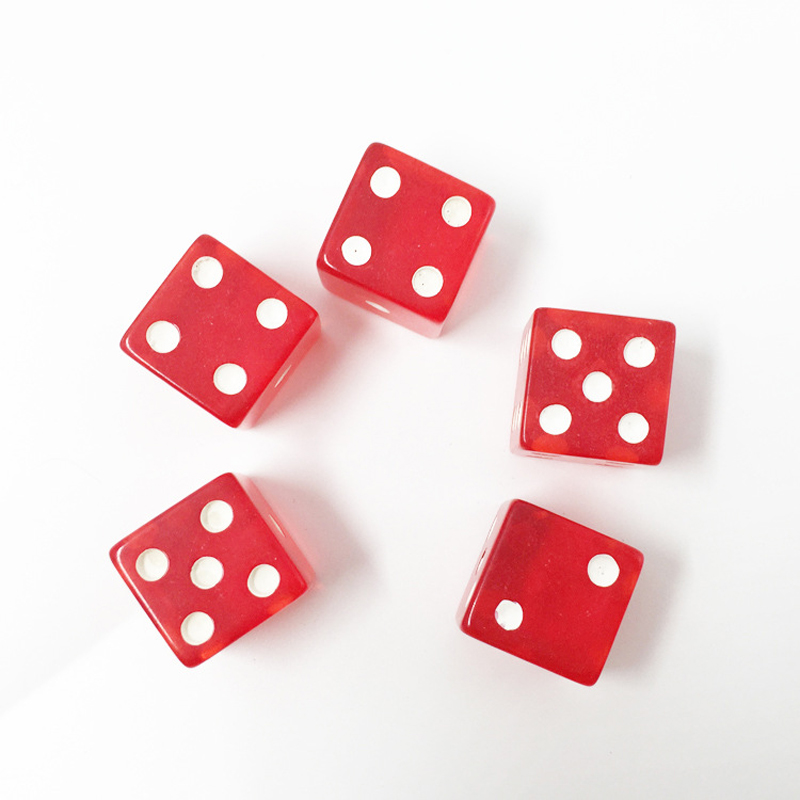
#> input picture imagens/dados.jpg, 800 x 800 px
$ python detecao_dados.py
#> lines starting #> are read from the running program, lines starting #| are printed output that depends on the picture; after the words box and inside, x2 and y2 are one past the last pixel; in counts of white or black regions, pixels touching at a corner belong together
from math import fabs
from numpy.linalg import norm
import numpy as np
import cv2 as cv

azul = (255, 0, 0)
verde = (0, 255, 0)
vermelho = (0, 0, 255)
amarelo = 	(255, 117, 24)
fonte = cv.FONT_HERSHEY_SIMPLEX
pad = 60

dados = 0
pontuacaoDados = 0

img = cv.imread('imagens/dados.jpg')
#> img is the input picture: shape (800, 800, 3); mean B, G, R 216.1, 215.3, 241.9

grayImage = cv.cvtColor(img, cv.COLOR_BGR2GRAY)
blurImage = cv.blur(grayImage, (3, 3))
ret, thresh1 = cv.threshold(blurImage, 170, 255, cv.THRESH_BINARY)
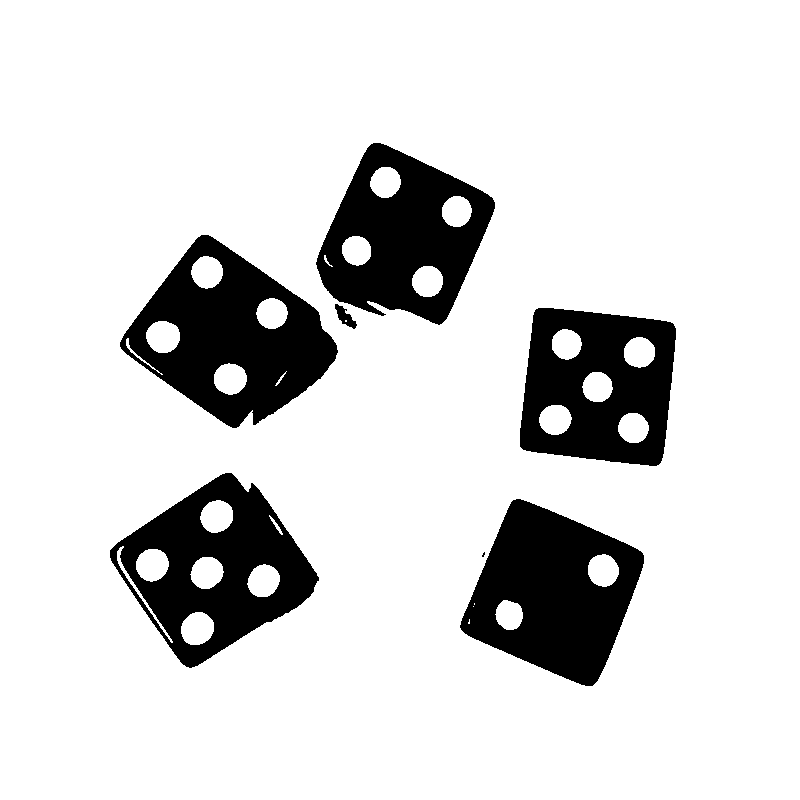
#> thresh1: shape (800, 800); 84.9% white; 7 black regions (1 under 20 px), largest, box (x1, y1, x2, y2) and area: (120, 235, 338, 428) 21270, (460, 499, 644, 686) 20360, (110, 473, 319, 668) 19151, (316, 143, 495, 325) 18312, (520, 308, 676, 466) 17259, (335, 304, 357, 329) 239
bordas = cv.Canny(thresh1, 80, 230)
#> bordas: shape (800, 800); 0.88% white in thin lines or dots, all inside (x1, y1, x2, y2) = (109, 142, 676, 686)

contours, hierarchy = cv.findContours(bordas, cv.RETR_TREE, cv.CHAIN_APPROX_SIMPLE)
#> contours = 81 contours, 31 with area under 20; largest, box (x1, y1, x2, y2) and area: (109, 472, 319, 668) 23808, (109, 472, 319, 668) 23640, (459, 498, 644, 686) 21802, (459, 498, 644, 686) 21790, (315, 142, 495, 325) 21272

diceRects = []

for countor in contours:
  #! For each contour, search the minimum area rectangle
  rect = cv.minAreaRect(countor)

  #! Devemos apenas processar os retang que são quadrados e do tamanho correto
  if rect[1][1] != 0:
    aspect = fabs((rect[1][0] / rect[1][1]) - 1)
  else:
    aspect = 0

  rectArea = rect[1][0] * rect[1][1]
  box = cv.boxPoints(rect)
  box = np.int0(box)

  #! Verificar se é um dado mesmo
  if (aspect < 0.3) and (rectArea > 12000 and rectArea < 35000):
    #! Verificar se o dado está repetido
    process = True
    for diceRect in diceRects:
      dist = norm(np.asarray(rect[0]) - np.asarray(diceRect[0]))
      if dist < 10:
        process = False
        break

    if process:
      diceRects.append(rect)
      cv.drawContours(img,[box],0,verde,3)
      dados += 1
#> this loop made 81 passes
#> (rect, aspect, rectArea, box) on passes 5, 6, 10, 11, 12, 13: (((553.7, 592.2), (149.6, 150.8), -67.38), 0.00816, 22568.9, [[594, 690], [455, 632], [512, 494], [652, 552]]), (((553.7, 592.2), (149.6, 150.8), -67.38), 0.00816, 22568.9, [[594, 690], [455, 632], [512, 494], [652, 552]]), (((508.5, 614), (30, 27), -90), 0.111, 810, [[522, 629], [495, 629], [495, 599], [522, 599]]), (((509, 614.5), (27.58, 28.99), -45), 0.0488, 799.5, [[509, 634], [489, 614], [508, 594], [529, 615]]), (((602.8, 570.1), (30.86, 33.09), -26.57), 0.0676, 1021.2, [[596, 591], [581, 562], [609, 548], [624, 578]]), (((602.5, 570), (30.41, 31.82), -45), 0.0444, 967.5, [[603, 592], [580, 569], [602, 548], [624, 570]])
#> aspect on passes 61 to 66: 0.0238, 0.609, 0.029, 1.25e-07, 0.0222, 0
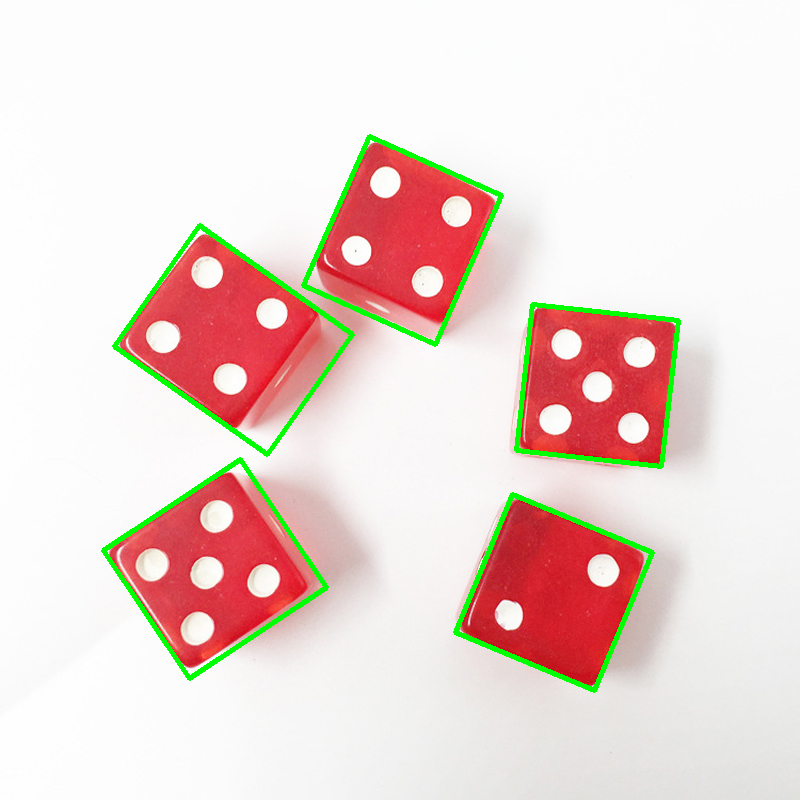
#> img: shape (800, 800, 3); 2.42% of pixels changed, all inside (x1, y1, x2, y2) = (101, 134, 681, 693)
#> after the loop, dados = 5; diceRects = [((553.7, 592.2), (149.6, 150.8), -67.38), ((215, 569.2), (165, 153.9), -33.69), ((597.4, 385.7), (147.1, 146.2), -83.66), ((233.6, 340.4), (147.8, 187.8), -54.78), ((402.3, 240.6), (162.6, 145), -66.04)]

diceCounts = [0, 0, 0, 0, 0, 0]
print("Quant de dados", dados)
#| Quant de dados 5

for dice in diceRects:
  #! Extrair imagem do dado
  rectCenter = np.asarray(dice[0])
  rectSize = np.asarray(dice[1])
  rectRot = dice[2]
  x = int(rectCenter[0])
  y = int(rectCenter[1])
  h = int(rectSize[0])
  w = int(rectSize[1])
  # print(rectCenter, rectSize, rectRot)
  rotation = cv.getRotationMatrix2D(rectCenter, rectRot, 1.0)
  imgRotated = cv.warpAffine(grayImage, rotation, (grayImage.shape[1], grayImage.shape[0]), cv.INTER_CUBIC)
  imgCropped = imgRotated[(y-h+70):(y+h-70), (x-w+70):(x+w-80)]
  # imgCropped = cv.getRectSubPix(imgRotated, np.size(rectSize[0], rectSize[1]), rectCenter)

  #! Processar face de cima do dado
  croppedRet, croppedTresh = cv.threshold(imgCropped, 170, 255, cv.THRESH_BINARY)
  bordas = cv.Canny(croppedTresh, 80, 180)
  dieContours, dieHierarchy = cv.findContours(bordas, cv.RETR_TREE, cv.CHAIN_APPROX_SIMPLE)

  dotsRects = []
  for dieContour in dieContours:
    dotRect = cv.minAreaRect(dieContour)

    if dotRect[1][1] != 0:
      aspect = fabs((dotRect[1][0] / dotRect[1][1]) - 1)
    else:
      aspect = 1

    dotRectArea = dotRect[1][0] * dotRect[1][1]
    box = cv.boxPoints(dotRect)
    box = np.int0(box)

    #! Verificar se é um circulo do dado
    if (aspect < 0.45) and (dotRectArea > 50 and dotRectArea < 2000):
    #! Verificar se o circulo do dado está repetido
      process = True
      for rect in dotsRects:
        dist = norm(np.asarray(dotRect[0]) - np.asarray(rect[0]))
        if dist < 10:
          process = False
          break
      if process:
        dotsRects.append(dotRect)
        pontuacaoDados += 1
#> this loop made 5 passes
#> (rectCenter, rectSize, rectRot, x, y, h, w, rotation) on passes 1 to 5: ([553.7, 592.2], [149.6, 150.8], -67.38, 553, 592, 149, 150, [[0.385, -0.923, 887.4], [0.923, 0.385, -146.6]]), ([215, 569.2], [165, 153.9], -33.69, 214, 569, 165, 153, [[0.832, -0.555, 351.8], [0.555, 0.832, -23.64]]), ([597.4, 385.7], [147.1, 146.2], -83.66, 597, 385, 147, 146, [[0.11, -0.994, 914.7], [0.994, 0.11, -250.6]]), ([233.6, 340.4], [147.8, 187.8], -54.78, 233, 340, 147, 187, [[0.577, -0.817, 377], [0.817, 0.577, -46.79]]), ([402.3, 240.6], [162.6, 145], -66.04, 402, 240, 162, 144, [[0.406, -0.914, 458.8], [0.914, 0.406, -224.7]])
#> pass 1, `bordas = cv.Canny(croppedTresh, 80, 180)`:
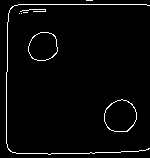
#> bordas: shape (158, 150); 2.9% white in thin lines or dots
#> after the loop:
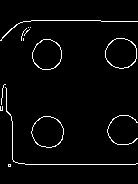
#> bordas: shape (184, 138); 3.2% white in thin lines or dots, all inside (x1, y1, x2, y2) = (0, 20, 138, 167)
#> after the loop:
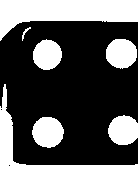
#> croppedTresh: shape (184, 138); 37.5% white; 7 white regions, largest, box (x1, y1, x2, y2) and area: (0, 84, 138, 184) 3438, (0, 0, 138, 41) 3145, (32, 117, 64, 148) 768
#> after the loop:
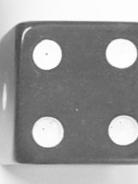
#> imgCropped: shape (184, 138); min 72, max 255, mean 155
#> after the loop, pontuacaoDados = 21

cv.putText(img,"Quantidade de dados: "+str(dados), (20, 30), cv.FONT_HERSHEY_DUPLEX, 0.8, azul, 1, cv.LINE_AA)
cv.putText(img,"Pontuacao dos dados: "+str(pontuacaoDados), (20, 60), cv.FONT_HERSHEY_DUPLEX, 0.6, vermelho, 1, cv.LINE_AA)
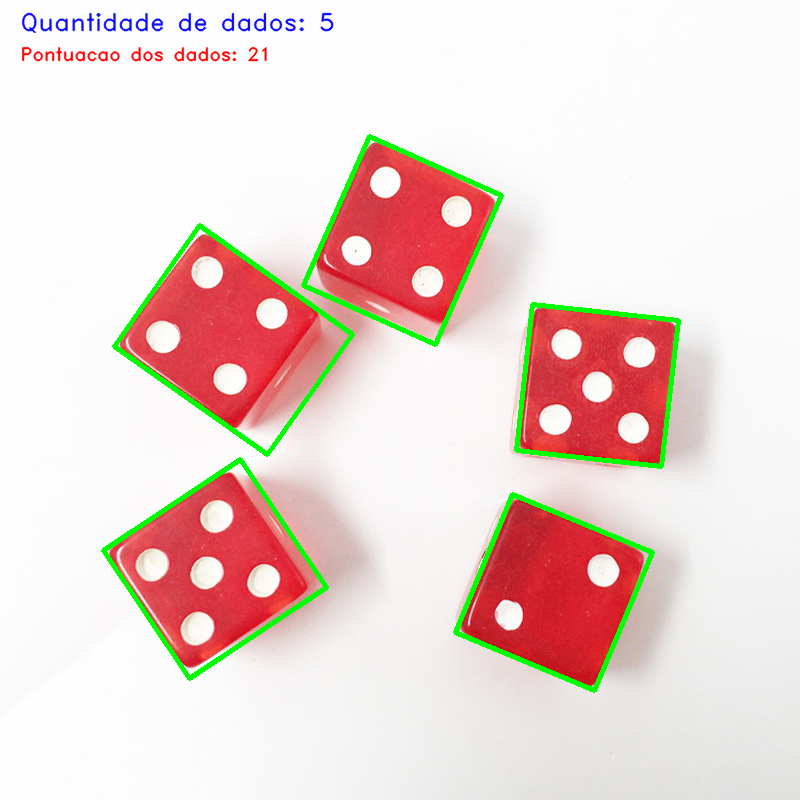
#> img: shape (800, 800, 3); mean B, G, R 211.2, 216, 235.8
cv.imshow("Image", img)

cv.waitKey(0)
cv.destroyAllWindows()
